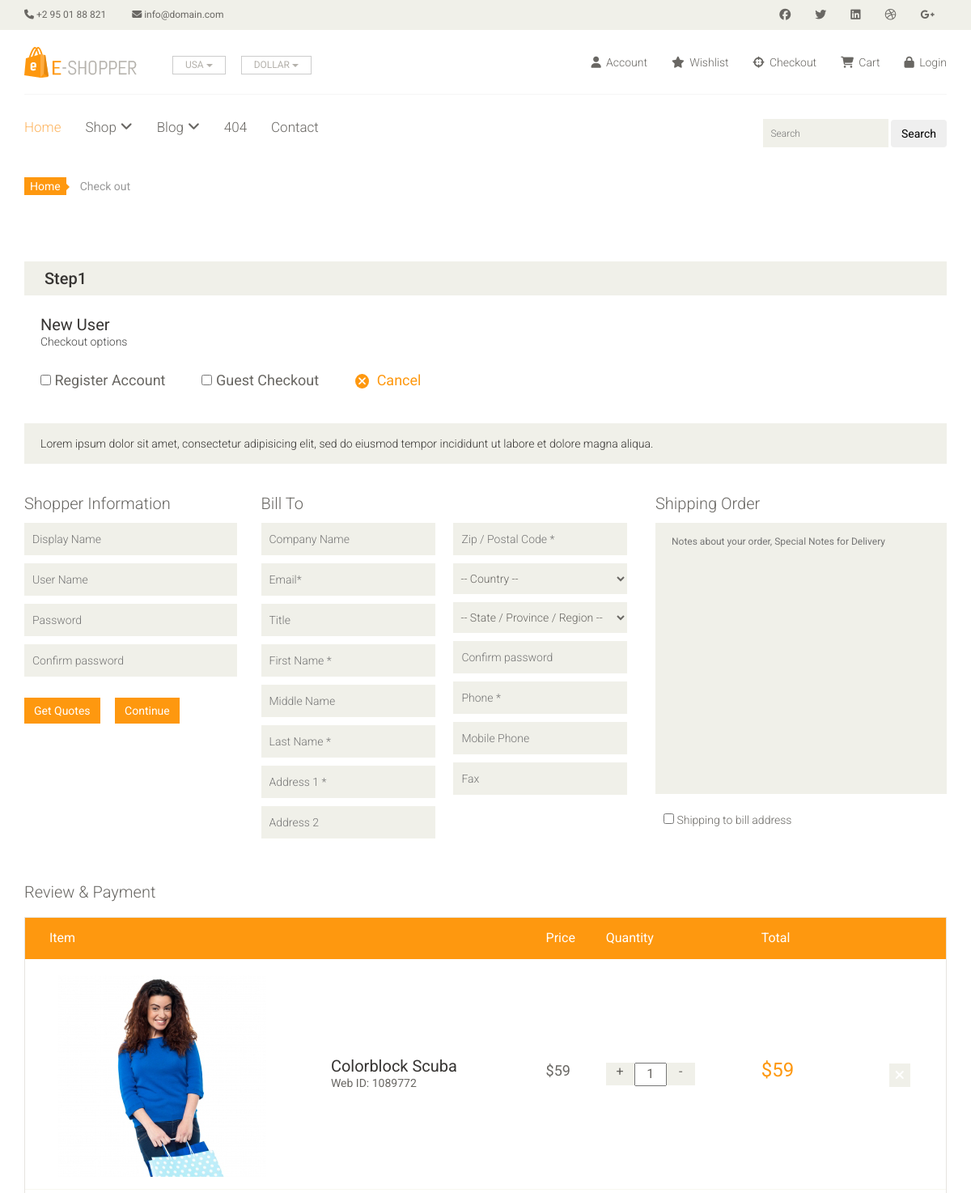
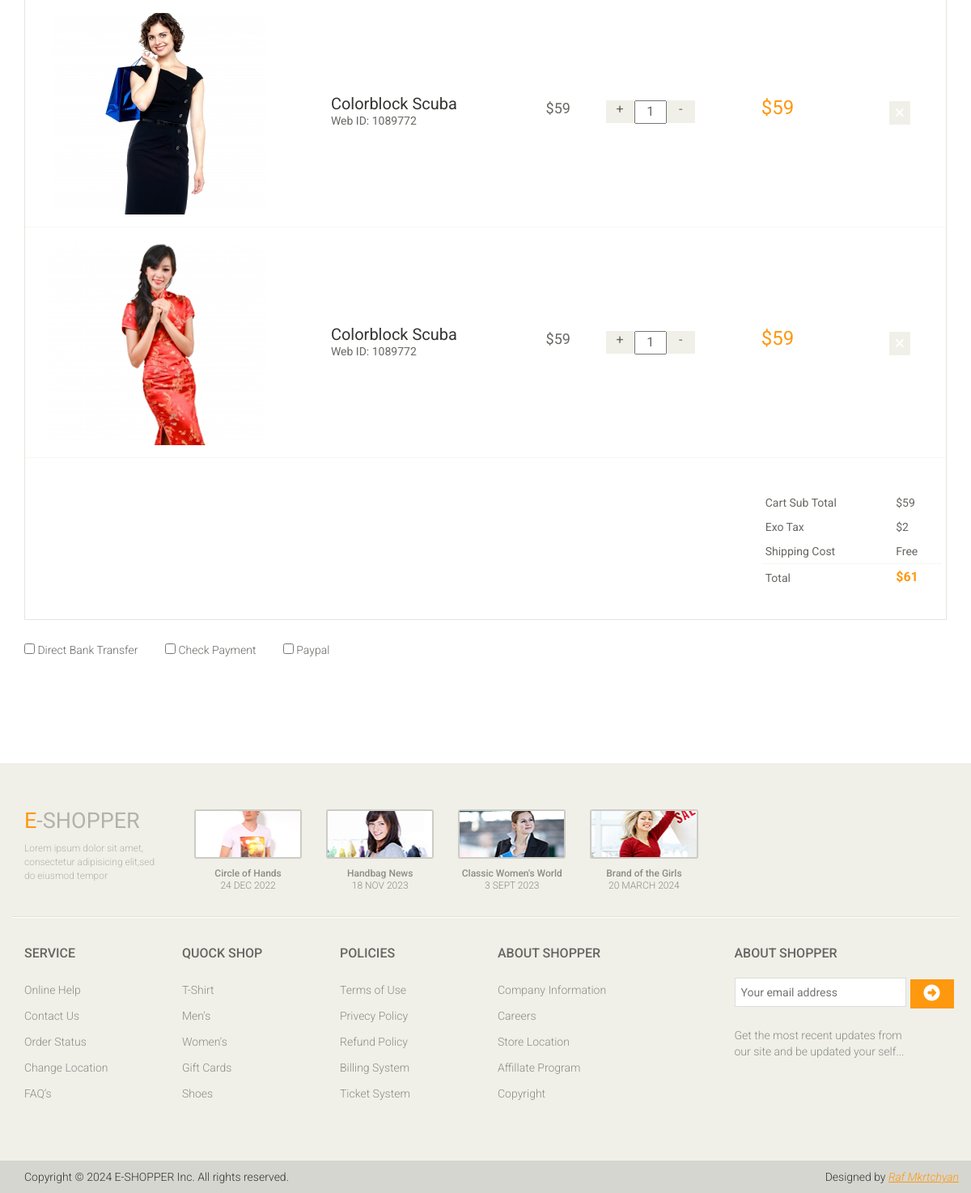
The app's page /checkout/ with its own data (2 pictures, top to bottom).
### main/models.py (models this page shows, shortened)
class Checkout(models.Model):
    about = models.TextField('Checkout about')
    img1 = models.ImageField('Checkout img1', upload_to='media')
    img2 = models.ImageField('Checkout img2', upload_to='media')
    img3 = models.ImageField('Checkout img3', upload_to='media')
    class Meta:
        verbose_name = 'Chekcout'
        verbose_name_plural = 'Chekcouts'

### main/views.py (the view)
# urls.py: path('checkout/', CheckoutListView.as_view(), name='checkout'),
class CheckoutListView(ListView):
    template_name = 'checkout.html'
    def get(self, request):
        checkouts = Checkout.objects.all()
        return render(request, self.template_name,{'checkouts':checkouts})

### main/templates/checkout.html (shortened to what this page needs)
{% extends 'base.html' %}
{% block content %}
	<section id="cart_items">
        {% for i in checkouts %}
		<div class="container">
			<div class="breadcrumbs">
				<ol class="breadcrumb">
				  <li><a href="#">Home</a></li>
				  <li class="active">Check out</li>
				</ol>
			</div>
			<div class="step-one">
				<h2 class="heading">Step1</h2>
			</div>
			<div class="checkout-options">
				<h3>New User</h3>
				<p>Checkout options</p>
				<ul class="nav">
					<li>
						<label><input type="checkbox"> Register Account</label>
					</li>
					<li>
						<label><input type="checkbox"> Guest Checkout</label>
					</li>
					<li>
						<a href=""><i class="fa fa-times"></i>Cancel</a>
					</li>
				</ul>
			</div>
			<div class="register-req">
				<p>{{ i.about }}</p>
			</div>
			<div class="shopper-informations">
				<div class="row">
					<div class="col-sm-3">
						<div class="shopper-info">
							<p>Shopper Information</p>
							<form>
								<input type="text" placeholder="Display Name">
								<input type="text" placeholder="User Name">
								<input type="password" placeholder="Password">
								<input type="password" placeholder="Confirm password">
							</form>
							<a class="btn btn-primary" href="">Get Quotes</a>
							<a class="btn btn-primary" href="">Continue</a>
						</div>
					</div>
					<div class="col-sm-5 clearfix">
						<div class="bill-to">
							<p>Bill To</p>
							<div class="form-one">
								<form>
									<input type="text" placeholder="Company Name">
									<input type="text" placeholder="Email*">
									<input type="text" placeholder="Title">
									<input type="text" placeholder="First Name *">
									<input type="text" placeholder="Middle Name">
									<input type="text" placeholder="Last Name *">
									<input type="text" placeholder="Address 1 *">
									<input type="text" placeholder="Address 2">
								</form>
							</div>
							<div class="form-two">
								<form>
									<input type="text" placeholder="Zip / Postal Code *">
									<select>
										<option>-- Country --</option>
									</select>
									<select>
										<option>-- State / Province / Region --</option>
									</select>
									<input type="password" placeholder="Confirm password">
									<input type="text" placeholder="Phone *">
									<input type="text" placeholder="Mobile Phone">
									<input type="text" placeholder="Fax">
								</form>
							</div>
						</div>
					</div>
					<div class="col-sm-4">
						<div class="order-message">
							<p>Shipping Order</p>
							<textarea name="message"  placeholder="Notes about your order, Special Notes for Delivery" rows="16"></textarea>
							<label><input type="checkbox"> Shipping to bill address</label>
						</div>
					</div>
				</div>
			</div>
			<div class="review-payment">
				<h2>Review & Payment</h2>
			</div>
			<div class="table-responsive cart_info">
				<table class="table table-condensed">
					<thead>
						<tr class="cart_menu">
							<td class="image">Item</td>
							<td class="description"></td>
							<td class="price">Price</td>
							<td class="quantity">Quantity</td>
							<td class="total">Total</td>
							<td></td>
						</tr>
					</thead>
					<tbody>
						<tr>
							<td class="cart_product">
								<a href=""><img src="{{ i.img1.url }}" alt=""></a>
							</td>
							<td class="cart_description">
								<h4><a href="">Colorblock Scuba</a></h4>
								<p>Web ID: 1089772</p>
							</td>
							<td class="cart_price">
								<p>$59</p>
							</td>
							<td class="cart_quantity">
								<div class="cart_quantity_button">
									<a class="cart_quantity_up" href=""> + </a>
									<input class="cart_quantity_input" type="text" name="quantity" value="1" autocomplete="off" size="2">
									<a class="cart_quantity_down" href=""> - </a>
								</div>
							</td>
							<td class="cart_total">
								<p class="cart_total_price">$59</p>
							</td>
							<td class="cart_delete">
								<a class="cart_quantity_delete" href=""><i class="fa fa-times"></i></a>
							</td>
						</tr>
						<tr>
							<td class="cart_product">
								<a href=""><img src="{{ i.img2.url }}" alt=""></a>
							</td>
							<td class="cart_description">
								<h4><a href="">Colorblock Scuba</a></h4>
								<p>Web ID: 1089772</p>
							</td>
							<td class="cart_price">
								<p>$59</p>
							</td>
							<td class="cart_quantity">
								<div class="cart_quantity_button">
									<a class="cart_quantity_up" href=""> + </a>
									<input class="cart_quantity_input" type="text" name="quantity" value="1" autocomplete="off" size="2">
									<a class="cart_quantity_down" href=""> - </a>
								</div>
							</td>
							<td class="cart_total">
								<p class="cart_total_price">$59</p>
							</td>
							<td class="cart_delete">
								<a class="cart_quantity_delete" href=""><i class="fa fa-times"></i></a>
							</td>
						</tr>
						<tr>
							<td class="cart_product">
								<a href=""><img src="{{ i.img3.url }}" alt=""></a>
							</td>
							<td class="cart_description">
								<h4><a href="">Colorblock Scuba</a></h4>
								<p>Web ID: 1089772</p>
							</td>
							<td class="cart_price">
								<p>$59</p>
							</td>
							<td class="cart_quantity">
								<div class="cart_quantity_button">
									<a class="cart_quantity_up" href=""> + </a>
									<input class="cart_quantity_input" type="text" name="quantity" value="1" autocomplete="off" size="2">
									<a class="cart_quantity_down" href=""> - </a>
								</div>
							</td>
							<td class="cart_total">
								<p class="cart_total_price">$59</p>
							</td>
							<td class="cart_delete">
								<a class="cart_quantity_delete" href=""><i class="fa fa-times"></i></a>
							</td>
						</tr>
						<tr>
							<td colspan="4">&nbsp;</td>
							<td colspan="2">
								<table class="table table-condensed total-result">
									<tr>
										<td>Cart Sub Total</td>
										<td>$59</td>
									</tr>
									<tr>
										<td>Exo Tax</td>
										<td>$2</td>
									</tr>
									<tr class="shipping-cost">
										<td>Shipping Cost</td>
										<td>Free</td>
									</tr>
									<tr>
										<td>Total</td>
										<td><span>$61</span></td>
									</tr>
								</table>
							</td>
						</tr>
					</tbody>
				</table>
			</div>
			<div class="payment-options">
					<span>
						<label><input type="checkbox"> Direct Bank Transfer</label>
					</span>
					<span>
						<label><input type="checkbox"> Check Payment</label>
					</span>
					<span>
						<label><input type="checkbox"> Paypal</label>
					</span>
				</div>
		</div>
        {% endfor %}
	</section>
	{% endblock %}

### records on screen
Checkout: about "Lorem ipsum dolor sit amet, consectetur adipisicing elit, sed do eiusmod tempor incididunt ut labore et dolore magna aliqua.", img1 (picture), img2 (picture), img3 (picture)
